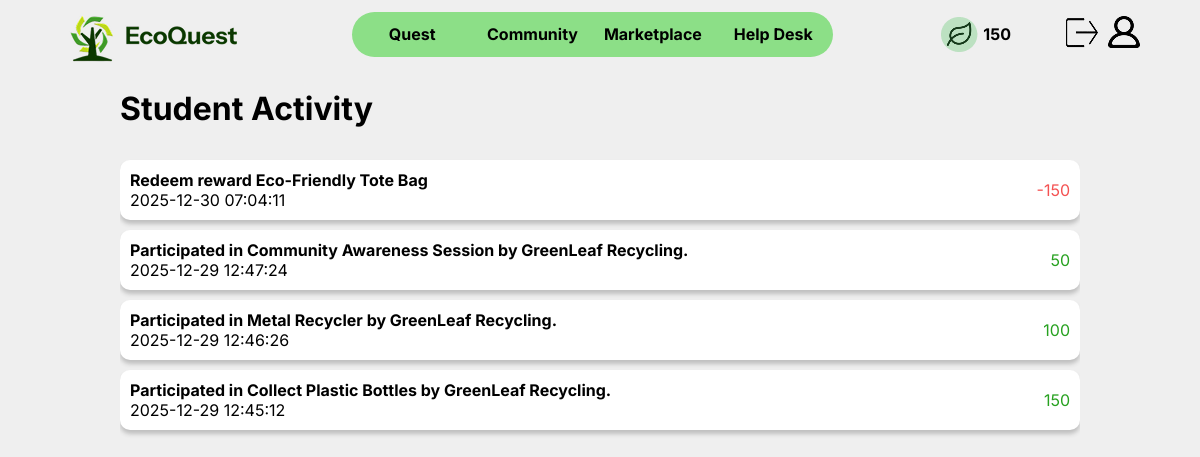
/quest/points/studentActivity.php (signed in), run on the app's committed database.
### tables this page shows
CREATE TABLE IF NOT EXISTS `history` (
  `historyID` int NOT NULL AUTO_INCREMENT,
  `studentID` varchar(15) NOT NULL,
  `timestamp` timestamp NOT NULL DEFAULT CURRENT_TIMESTAMP,
  `description` varchar(500) DEFAULT NULL,
  `points` int NOT NULL,
  `flagStatus` varchar(20) NOT NULL,
  PRIMARY KEY (`historyID`),
  KEY `studentID` (`studentID`)
);

### quest/points/studentActivity.php (the view, shortened to what this page needs)
<?php
    include $_SERVER['DOCUMENT_ROOT'].'/RWDD/setup/navigation.php';
    $accountID = $_SESSION['accountID'];
    $sql = "SELECT studentID FROM student WHERE accountID = '$accountID';";
    $result = mysqli_fetch_array(mysqli_query($connect, $sql));
    $studentID = $result['studentID'];
?>
<!DOCTYPE html>
<html lang="en">
<head>
    <link rel="stylesheet" href="/RWDD/css/layout.css" />
    <link rel="stylesheet" href="/RWDD/css/form.css" />
    <link rel="stylesheet" href="/RWDD/quest/points/studentPoints.css" />
</head>
<body>
    <div id="wrapper">
        <h1>Student Activity</h1>
        <div id="content">
        <?php
        $sql = "SELECT historyID, description, points, timestamp, flagStatus
                FROM history
                WHERE studentID = '$studentID'
                ORDER BY historyID DESC";
        $statement = mysqli_query($connect, $sql);
        while ($activity = mysqli_fetch_array($statement)) { ?>
        <div class="studentActivity">
            <p class="studentActivityDetail">
                <span><strong><?= $activity['description'] ?></strong></span><br />
                <span><?= $activity['timestamp'] ?></span>
            </p>
            <p class="studentActivityPoints" style="text-align: right; color: <?php if($activity['points'] > 0) { echo "#27A120"; } else { echo "#F45252"; } ?>" ><?= $activity['points'] ?></p>
        </div>
        <?php } ?>
        </div>
    </div>
</body>
</html>

### css/layout.css (style rules this page uses)
body { display: grid; font-family: 'Inter'; grid-template-columns: repeat(20, 1fr); background-color: #EFEFEF; margin: 0; }

### quest/points/studentPoints.css (style rules this page uses)
.student, .activity, .studentActivity { width: 100%; display: flex; background-color: white; border-radius: 10px; box-shadow: 0 4px 4px #BFBFBF; padding: 10px; align-items: center; box-sizing: border-box; margin: 10px 0; }
.student p, .student input, .activity p, .activity input, .studentActivity p { margin: 0; }
@media only screen and (min-width: 700px) { #wrapper { grid-column: 3 / 19; display: grid; grid-template-columns: repeat(16, 1fr); } }
@media only screen and (min-width: 700px) { h1 { grid-column: 1 / 17; } }
@media only screen and (min-width: 700px) { #content { grid-column: 1 / 17; height: 490px; overflow-y: scroll; } }
@media only screen and (min-width: 700px) { .studentActivityDetail { width: 85%; } }
@media only screen and (min-width: 700px) { .studentActivityPoints { width: 15%; } }

### data on the page
history: description "Redeem reward Eco-Friendly Tote Bag", timestamp "2025-12-30 07:04:11", points "-150"
history: description "Participated in Community Awareness Session by GreenLeaf Recycling.", timestamp "2025-12-29 12:47:24", points "50"
history: description "Participated in Metal Recycler by GreenLeaf Recycling.", timestamp "2025-12-29 12:46:26", points "100"
history: description "Participated in Collect Plastic Bottles by GreenLeaf Recycling.", timestamp "2025-12-29 12:45:12", points "150"

### other printed values
$nav "Quest"
$nav "Community"
$nav "Marketplace"
$nav "Help Desk"
$points "150"
